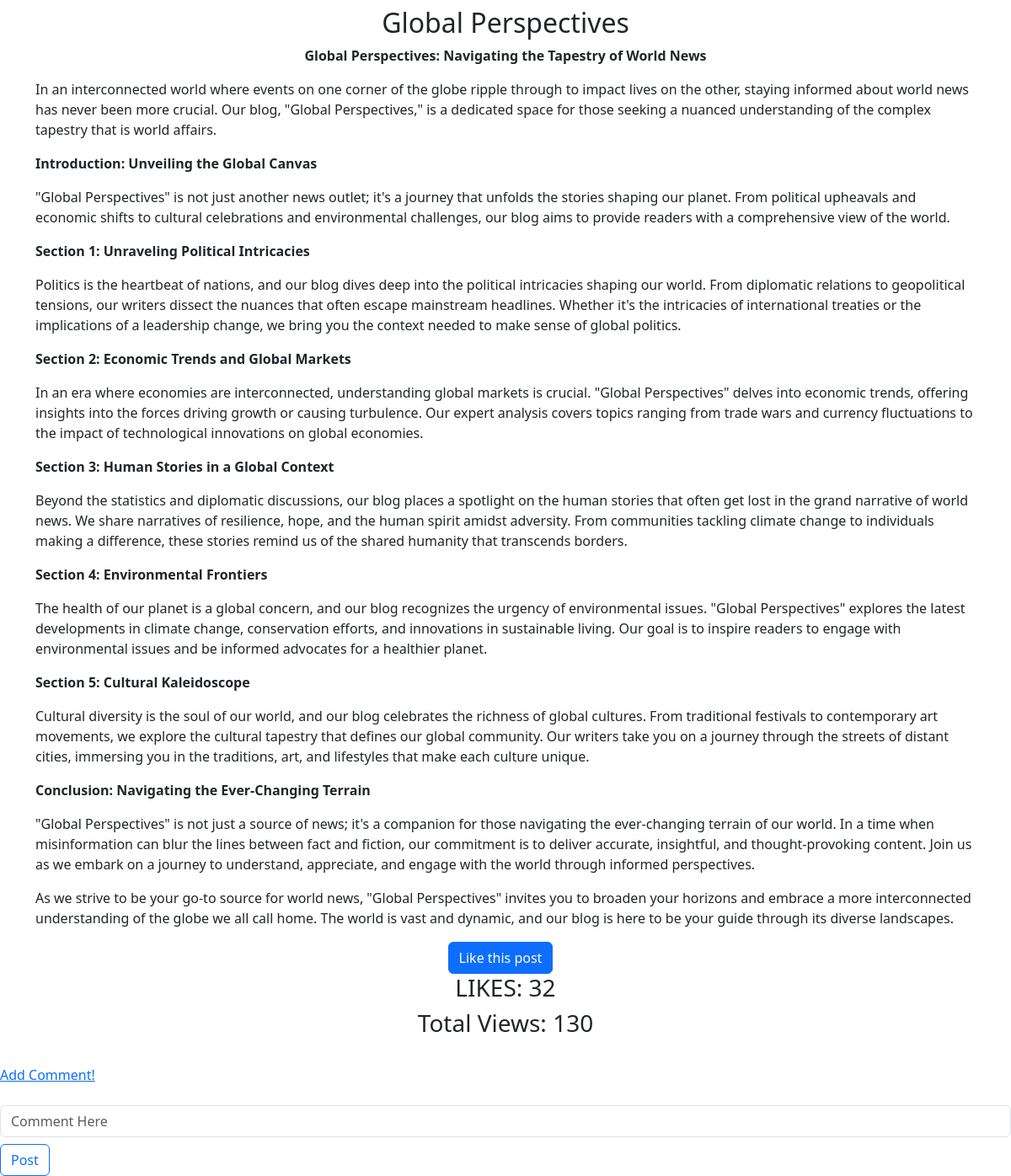
The page /blog_details/1/ (signed in) on the database its author committed.
### myblogs/models.py (models this page shows, shortened)
class blog_posts(models.Model):
    blog_name =models.CharField(max_length=100)
    cover_img=models.ImageField(upload_to='images/')
    blog_description=RichTextField()
    blog_cat=models.ForeignKey(Blog_Category,on_delete=models.CASCADE)
    like_count=models.IntegerField(default=0, null=True)
    views_count=models.IntegerField(default=0, null=True)
    blog_cat=models.ForeignKey(Blog_Category,on_delete=models.CASCADE)

### myblogs/views.py (the view)
# urls.py: path('blog_details/<str:blog_id>/',views.blog_details,name ='blog_details'),
@login_required(login_url='loginuser')
def blog_details(request, blog_id):
    obj = get_object_or_404(blog_posts, pk=blog_id)
    z=obj.views_count
    z=z+1
    obj.views_count=z
    obj.save()
    return render(request,'myblogs/blog_details.html',{"obj":obj})

### myblogs/templates/myblogs/blog_details.html (shortened to what this page needs)
<!DOCTYPE html>
<html lang="en">
  <head>
    <link
      href="https://cdn.jsdelivr.net/npm/bootstrap@5.3.2/dist/css/bootstrap.min.css"
      rel="stylesheet"
    />
  </head>
  <body>
    <div class="container mt-2">
      <h2 class="text-center">{{ obj.blog_name }}</h2>
      {{ obj.blog_description | safe}}
    </div>
    <div class="container text-center">
      <a href="{% url 'add_like' obj.id %}" class="btn btn-primary"
        >Like this post</a
      >
      <span class="container text-center">
        <h3>LIKES: {{obj.like_count}}</h3>
        <h3>Total Views: {{obj.views_count}}</h3>
      </span>
    </div>
    <div class="form-group">
      <a href="{% url 'add_comment' obj.blog_name%}?blog_id={{obj.id}}">Add Comment!</a>
      <form method="post" action="">
        <input
          type="text"
          class="form-control mt-4"
          placeholder="Comment Here"
          id="comment"
          name="comment"
        />
        <button type="submit" class="btn btn-outline-primary mt-2">Post</button>
      </form>
    </div>
  </body>
</html>

### rows shown on the page
blog_posts: blog_name "Global Perspectives", blog_description "Global Perspectives: Navigating the Tapestry of World News In an interconnected world where events on one corner of the globe ripple through to impact lives on the other, staying informed about world news has never been more crucial. Our blog, \"Global Perspectives,\" is a dedicated space for those seeking a nuanced understanding of the complex tapestry that is world affairs. Introduction: Unveiling the Global Canvas \"Global Perspectives\" is not just another news outlet; it's a journey that unfolds the stories shaping our planet. From political upheavals and economic shifts to cultural celebrations and environmental challenges, our blog aims to provide readers with a comprehensive view of the…", like_count "32", views_count "130"
